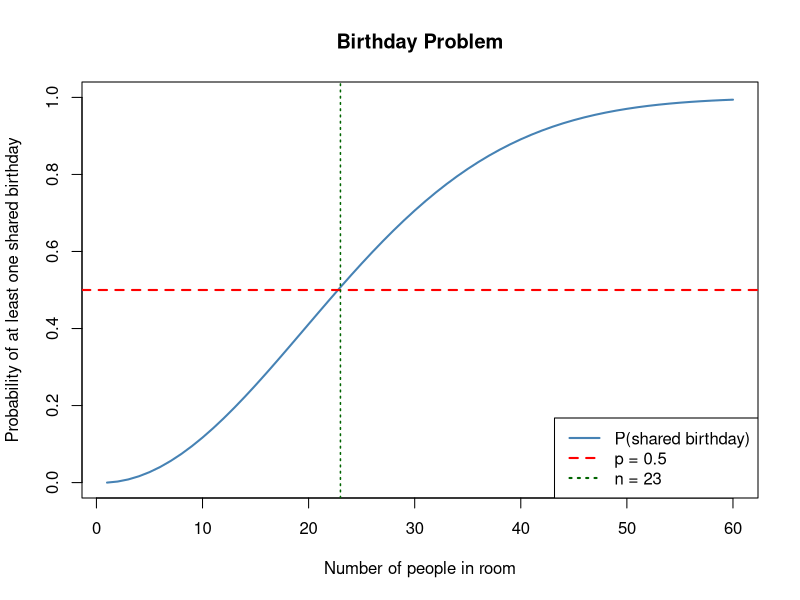
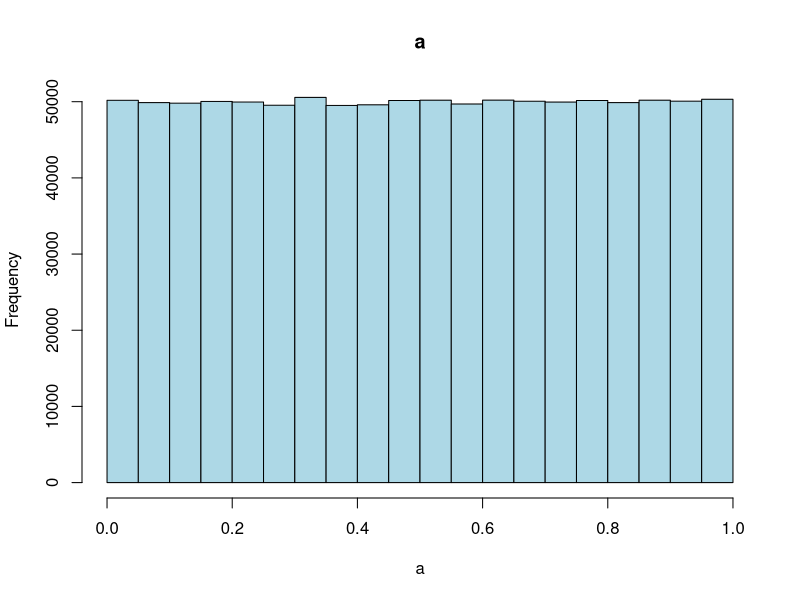
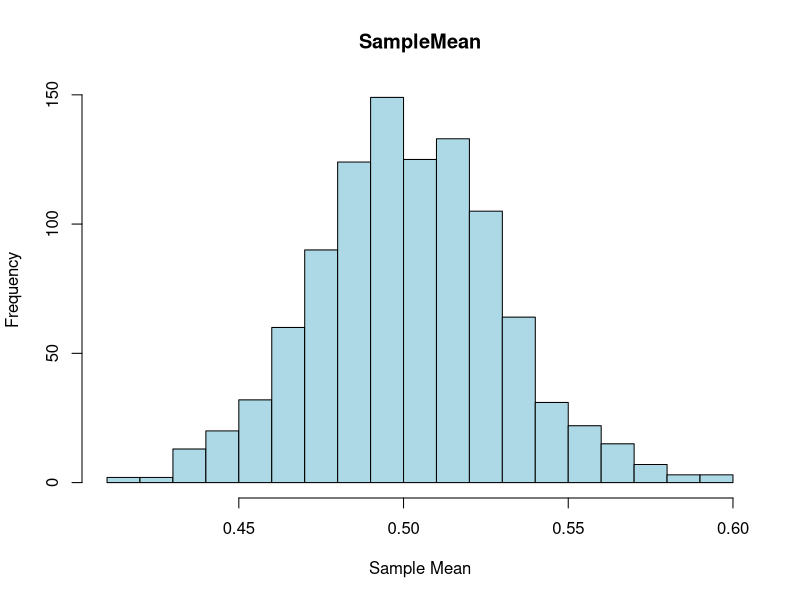
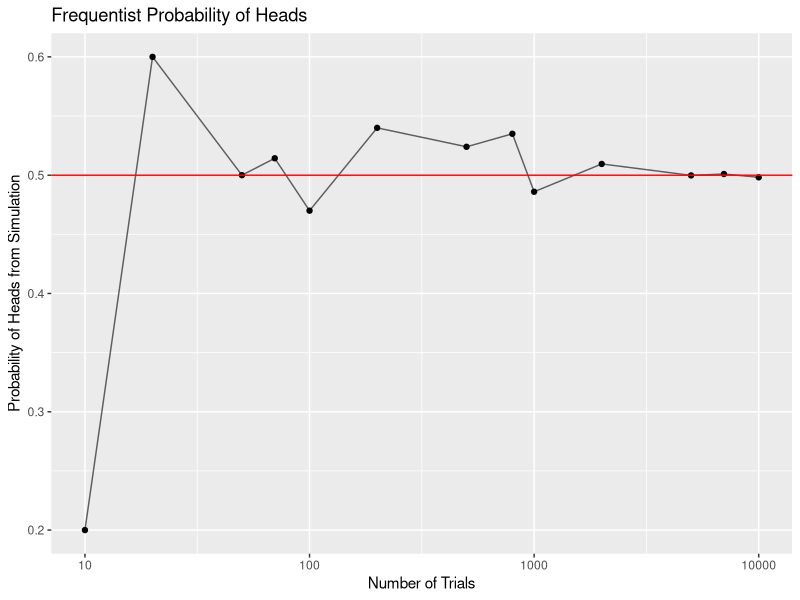
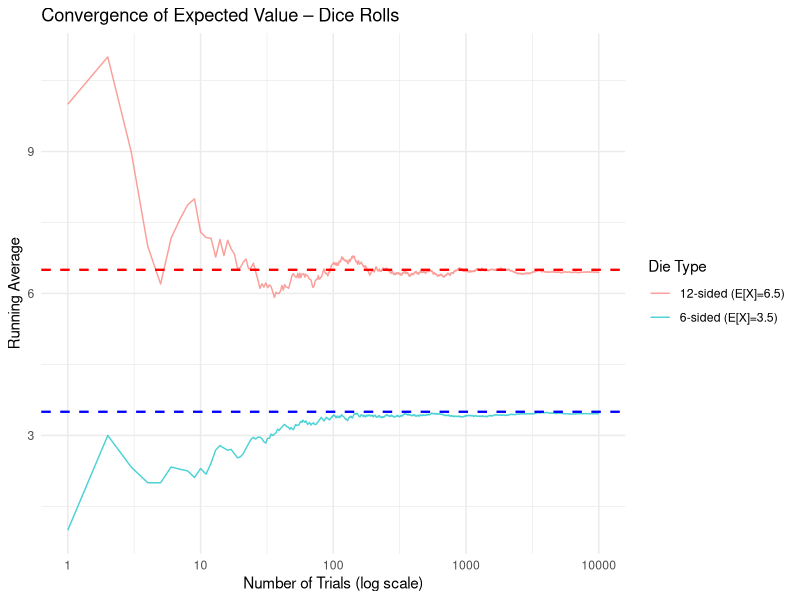
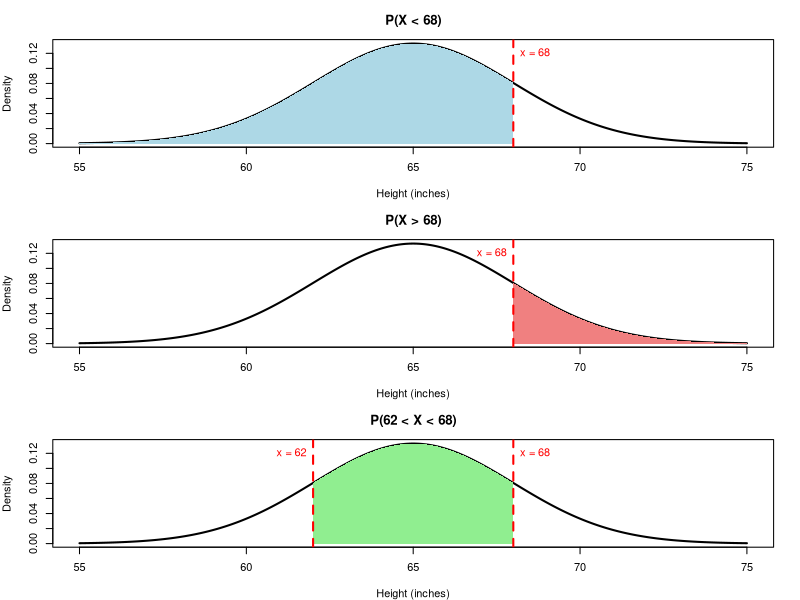
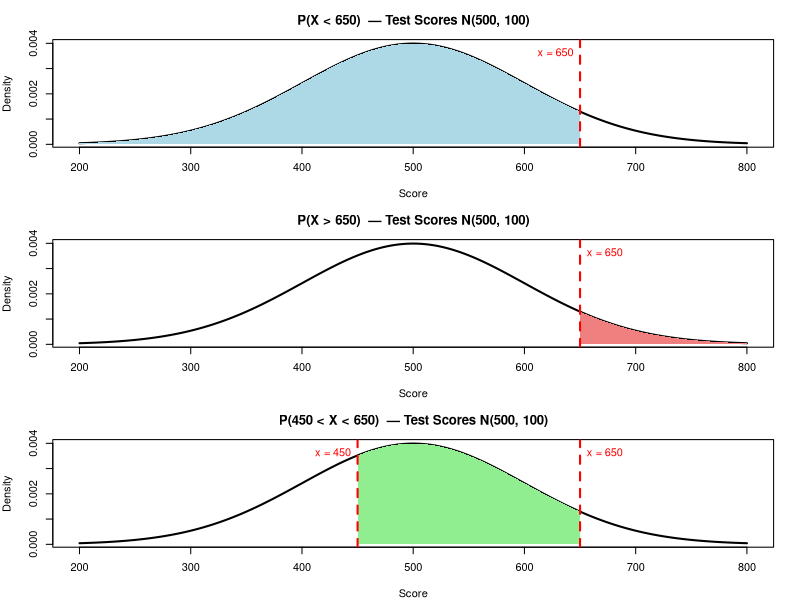
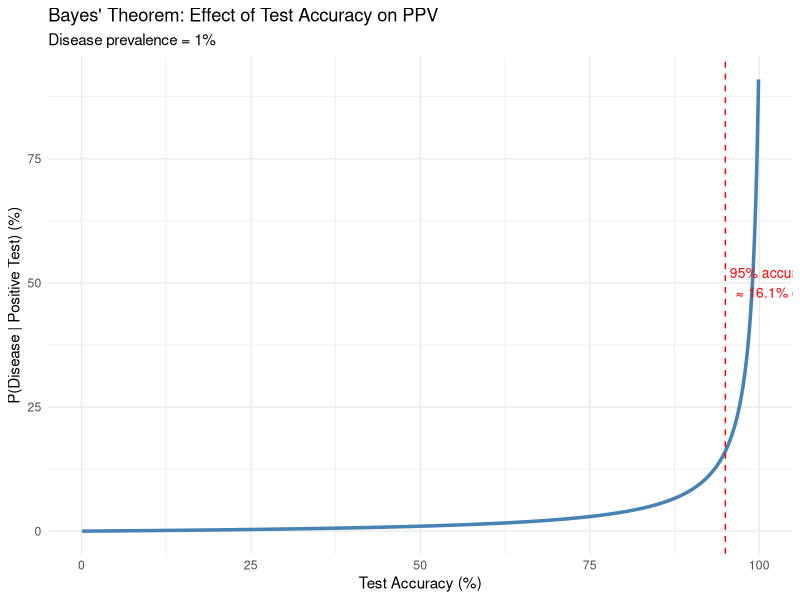

Here is the R script that generated these plots, in order:
## ---- chunk 1
# Hypergeometric distribution: 60 cards total, 20 land, 40 non-land, draw 7

# i. Probability of exactly three land cards
p_three_land <- dhyper(3, m = 20, n = 40, k = 7)
cat("P(exactly 3 land cards) =", p_three_land, "\n")

# ii. Probability of more than three land cards
p_more_than_three <- 1 - phyper(3, m = 20, n = 40, k = 7)
cat("P(more than 3 land cards) =", p_more_than_three, "\n")

# iii. Probability of between two and four land cards (inclusive)
p_two_to_four <- sum(dhyper(2:4, m = 20, n = 40, k = 7))
cat("P(between 2 and 4 land cards) =", p_two_to_four, "\n")
# Alternative using phyper:
p_two_to_four_alt <- diff(phyper(c(1, 4), m = 20, n = 40, k = 7))
cat("P(between 2 and 4 land cards) [alt] =", p_two_to_four_alt, "\n")

# Expected number of land cards
# For hypergeometric: E[X] = n * K / N = 7 * 20 / 60
expected_land <- 7 * 20 / 60
cat("Expected number of land cards =", expected_land, "\n")
## ---- chunk 2
# Function to compute the probability that ALL n people have DIFFERENT birthdays
prob_all_diff <- function(N) {
  if (N <= 1) return(1)
  return(prob_all_diff(N - 1) * (365 - (N - 1)) / 365)
}

# Probability that at least two people share a birthday
prob_shared <- function(N) {
  return(1 - prob_all_diff(N))
}

# Generate probabilities for n = 1 to 60
n_values <- 1:60
p_values <- sapply(n_values, prob_shared)

# Find the smallest n for which the probability exceeds 0.5
n_threshold <- min(which(p_values >= 0.5))
cat("Smallest n where P(shared birthday) >= 0.5:", n_threshold, "\n")
cat("Probability at n =", n_threshold, ":", p_values[n_threshold], "\n")

# Plot
plot(n_values, p_values,
     type = "l", lwd = 2, col = "steelblue",
     xlab = "Number of people in room",
     ylab = "Probability of at least one shared birthday",
     main = "Birthday Problem",
     xlim = c(1, 60), ylim = c(0, 1))
abline(h = 0.5, col = "red", lty = 2, lwd = 2)
abline(v = n_threshold, col = "darkgreen", lty = 3, lwd = 1.5)
legend("bottomright",
       legend = c("P(shared birthday)", "p = 0.5", paste("n =", n_threshold)),
       col = c("steelblue", "red", "darkgreen"),
       lty = c(1, 2, 3), lwd = 2)
## ---- chunk 3
# Verify computations in R
n <- 12; p <- 0.2
cat("Binomial E[X] =", n * p, "  Var(X) =", n * p * (1 - p), "\n")

mu <- 10; sigma <- 5
cat("Normal E[A] =", mu, "  Var(A) =", sigma^2, "\n")

lambda <- 4.5
cat("Poisson E[B] =", lambda, "  Var(B) =", lambda, "\n")
## ---- chunk 4
# Exact probability using the Binomial distribution
# n = 100 screws, p = 0.01 (1% defective), find P(X = 5)
p_exact <- dbinom(5, size = 100, prob = 0.01)
cat("Exact P(X = 5) using Binomial =", p_exact, "\n")
## ---- chunk 5
# Approximate probability using the Poisson distribution
# lambda = np = 100 * 0.01 = 1
lambda_approx <- 100 * 0.01  # = 1
p_approx <- dpois(5, lambda = lambda_approx)
cat("Approximate P(X = 5) using Poisson (lambda =", lambda_approx, ") =", p_approx, "\n")

cat("\nComparison:\n")
cat("  Binomial (exact):  ", dbinom(5, 100, 0.01), "\n")
cat("  Poisson (approx):  ", dpois(5, 1), "\n")
cat("  Difference:        ", abs(dbinom(5, 100, 0.01) - dpois(5, 1)), "\n")
## ---- chunk 6
a <- runif(10^6)
a
## ---- chunk 7
hist(a, breaks = 20, main = "a", col = "lightblue")
## ---- chunk 8
cat("Population mean:", mean(a), "\n")
cat("Standard deviation:", sd(a), "\n")
## ---- chunk 9
b <- replicate(1000, sample(a, 100, replace = FALSE))
dim(b)
## ---- chunk 10
# colMeans() computes the mean of each column (each sample)
sampleMean <- colMeans(b)
cat("Number of sample means:", length(sampleMean), "\n")
## ---- chunk 11
hist(sampleMean, breaks = 20, main = "SampleMean", col = "lightblue",
     xlab = "Sample Mean", ylab = "Frequency")
## ---- chunk 12
cat("Mean of sampleMean:", mean(sampleMean), "\n")
cat("Standard deviation of sampleMean:", sd(sampleMean), "\n")
## ---- chunk 13
cat("Theoretical SD of sampling distribution:", sd(a) / sqrt(100), "\n")
cat("Observed SD of sampleMean:              ", sd(sampleMean), "\n")
## ---- chunk 14
library(ggplot2)
## ---- chunk 15
throw_a_coin <- function(N) {
  sample(c("H", "T"), size = N, replace = TRUE)
}

# Define trials
trials <- c(10, 20, 50, 70, 100, 200, 500, 800, 1000, 2000, 5000, 7000, 10000)

# Compute probability of heads for each trial
prob_heads <- sapply(trials, function(j) sum(throw_a_coin(j) == "H") / j)

# Create a data frame for plotting
df <- data.frame(trials = trials, prob_heads = prob_heads)

# Plot the results
ggplot(df, aes(x = trials, y = prob_heads)) +
  geom_point() +
  geom_line(alpha = 0.6) +
  scale_x_log10() +  # Log scale for x-axis
  geom_hline(yintercept = 0.5, color = "red") +
  labs(
    x = "Number of Trials",
    y = "Probability of Heads from Simulation",
    title = "Frequentist Probability of Heads"
  )
## ---- chunk 16
# Function to roll a 6-sided die N times and return the running average
roll_die <- function(N, sides = 6) {
  rolls <- sample(1:sides, size = N, replace = TRUE)
  return(cumsum(rolls) / seq_along(rolls))
}

set.seed(42)

# --- 6-sided die ---
N <- 10000
running_avg_6 <- roll_die(N, sides = 6)
df6 <- data.frame(trial = 1:N, running_avg = running_avg_6, die = "6-sided (E[X]=3.5)")

# --- 12-sided die ---
running_avg_12 <- roll_die(N, sides = 12)
df12 <- data.frame(trial = 1:N, running_avg = running_avg_12, die = "12-sided (E[X]=6.5)")

df_dice <- rbind(df6, df12)

ggplot(df_dice, aes(x = trial, y = running_avg, color = die)) +
  geom_line(alpha = 0.7) +
  geom_hline(yintercept = 3.5, color = "blue",  linetype = "dashed", linewidth = 0.8) +
  geom_hline(yintercept = 6.5, color = "red",   linetype = "dashed", linewidth = 0.8) +
  scale_x_log10() +
  labs(
    x = "Number of Trials (log scale)",
    y = "Running Average",
    title = "Convergence of Expected Value – Dice Rolls",
    color = "Die Type"
  ) +
  theme_minimal()
## ---- chunk 17
# P(X < 68) when X ~ N(65, 3)
prob1 <- pnorm(68, mean = 65, sd = 3)
print(paste("P(X < 68) =", round(prob1, 4)))
## ---- chunk 18
pnorm(1)
## ---- chunk 19
# Method 1: Use lower.tail = FALSE
prob2a <- pnorm(68, mean = 65, sd = 3, lower.tail = FALSE)

# Method 2: Use the complement rule
prob2b <- 1 - pnorm(68, mean = 65, sd = 3)

print(paste("P(X > 68) =", round(prob2a, 4)))
print(paste("Verification:", round(prob2b, 4)))
## ---- chunk 20
# P(62 < X < 68) = P(X < 68) - P(X < 62)
prob_less_68 <- pnorm(68, mean = 65, sd = 3)
prob_less_62 <- pnorm(62, mean = 65, sd = 3)
prob3 <- prob_less_68 - prob_less_62

print(paste("P(X < 68) =", round(prob_less_68, 4)))
print(paste("P(X < 62) =", round(prob_less_62, 4)))
print(paste("P(62 < X < 68) =", round(prob3, 4)))
## ---- chunk 21
# Set up the plotting area for 3 plots
par(mfrow = c(3, 1), mar = c(4, 4, 3, 2))

# Create a sequence of x values for plotting
x <- seq(55, 75, length.out = 1000)
y <- dnorm(x, mean = 65, sd = 3)

# Plot 1: P(X < 68)
plot(x, y, type = "l", lwd = 2, 
     main = "P(X < 68)", 
     xlab = "Height (inches)", 
     ylab = "Density",
     xlim = c(55, 75))
# Shade the area
x_fill <- seq(55, 68, length.out = 1000)
y_fill <- dnorm(x_fill, mean = 65, sd = 3)
polygon(c(55, x_fill, 68), c(0, y_fill, 0), col = "lightblue", border = NA)
abline(v = 68, col = "red", lwd = 2, lty = 2)
text(68, max(y) * 0.9, "x = 68", pos = 4, col = "red")

# Plot 2: P(X > 68)
plot(x, y, type = "l", lwd = 2, 
     main = "P(X > 68)", 
     xlab = "Height (inches)", 
     ylab = "Density",
     xlim = c(55, 75))
# Shade the area
x_fill <- seq(68, 75, length.out = 1000)
y_fill <- dnorm(x_fill, mean = 65, sd = 3)
polygon(c(68, x_fill, 75), c(0, y_fill, 0), col = "lightcoral", border = NA)
abline(v = 68, col = "red", lwd = 2, lty = 2)
text(68, max(y) * 0.9, "x = 68", pos = 2, col = "red")

# Plot 3: P(62 < X < 68)
plot(x, y, type = "l", lwd = 2, 
     main = "P(62 < X < 68)", 
     xlab = "Height (inches)", 
     ylab = "Density",
     xlim = c(55, 75))
# Shade the area
x_fill <- seq(62, 68, length.out = 1000)
y_fill <- dnorm(x_fill, mean = 65, sd = 3)
polygon(c(62, x_fill, 68), c(0, y_fill, 0), col = "lightgreen", border = NA)
abline(v = c(62, 68), col = "red", lwd = 2, lty = 2)
text(62, max(y) * 0.9, "x = 62", pos = 2, col = "red")
text(68, max(y) * 0.9, "x = 68", pos = 4, col = "red")

# Reset plotting parameters
par(mfrow = c(1, 1))
## ---- chunk 22
# Calculate P(X < 650) when X ~ N(500, 100)
prob_q1 <- pnorm(650, mean = 500, sd = 100)
print(paste("P(X < 650) =", round(prob_q1, 4)))
## ---- chunk 23
# Calculate P(X > 650) when X ~ N(500, 100)
# Method 1: lower.tail = FALSE
prob_q2a <- pnorm(650, mean = 500, sd = 100, lower.tail = FALSE)
# Method 2: complement
prob_q2b <- 1 - pnorm(650, mean = 500, sd = 100)

print(paste("P(X > 650) =", round(prob_q2a, 4)))
print(paste("Verification:", round(prob_q2b, 4)))
## ---- chunk 24
# Calculate P(450 < X < 650) when X ~ N(500, 100)
prob_q3 <- pnorm(650, mean = 500, sd = 100) - pnorm(450, mean = 500, sd = 100)
print(paste("P(450 < X < 650) =", round(prob_q3, 4)))
## ---- chunk 25
# Set up plotting area for 3 plots
par(mfrow = c(3, 1), mar = c(4, 4, 3, 2))

# x range for test scores
x_ts <- seq(200, 800, length.out = 1000)
y_ts <- dnorm(x_ts, mean = 500, sd = 100)

# Plot 1: P(X < 650)
plot(x_ts, y_ts, type = "l", lwd = 2,
     main = "P(X < 650)  — Test Scores N(500, 100)",
     xlab = "Score", ylab = "Density",
     xlim = c(200, 800))
x_fill <- seq(200, 650, length.out = 1000)
polygon(c(200, x_fill, 650), c(0, dnorm(x_fill, 500, 100), 0),
        col = "lightblue", border = NA)
abline(v = 650, col = "red", lwd = 2, lty = 2)
text(650, max(y_ts) * 0.9, "x = 650", pos = 2, col = "red")

# Plot 2: P(X > 650)
plot(x_ts, y_ts, type = "l", lwd = 2,
     main = "P(X > 650)  — Test Scores N(500, 100)",
     xlab = "Score", ylab = "Density",
     xlim = c(200, 800))
x_fill <- seq(650, 800, length.out = 1000)
polygon(c(650, x_fill, 800), c(0, dnorm(x_fill, 500, 100), 0),
        col = "lightcoral", border = NA)
abline(v = 650, col = "red", lwd = 2, lty = 2)
text(650, max(y_ts) * 0.9, "x = 650", pos = 4, col = "red")

# Plot 3: P(450 < X < 650)
plot(x_ts, y_ts, type = "l", lwd = 2,
     main = "P(450 < X < 650)  — Test Scores N(500, 100)",
     xlab = "Score", ylab = "Density",
     xlim = c(200, 800))
x_fill <- seq(450, 650, length.out = 1000)
polygon(c(450, x_fill, 650), c(0, dnorm(x_fill, 500, 100), 0),
        col = "lightgreen", border = NA)
abline(v = c(450, 650), col = "red", lwd = 2, lty = 2)
text(450, max(y_ts) * 0.9, "x = 450", pos = 2, col = "red")
text(650, max(y_ts) * 0.9, "x = 650", pos = 4, col = "red")

# Reset
par(mfrow = c(1, 1))
## ---- chunk 26
# 1. 90th percentile score
p90 <- qnorm(0.90, mean = 500, sd = 100)
cat("90th percentile score:", round(p90, 2), "\n")

# 2. Percentage within 2 standard deviations (i.e., between 300 and 700)
p_within_2sd <- pnorm(700, mean = 500, sd = 100) - pnorm(300, mean = 500, sd = 100)
cat("Percentage within 2 SDs (300 to 700):", round(p_within_2sd * 100, 2), "%\n")
## ---- chunk 27
lambda_per_game <- 2

# 1. P(X = 1) for one game
p_one_goal <- dpois(1, lambda = lambda_per_game)
cat("1. P(exactly 1 goal in next game) =", p_one_goal, "\n")

# 2. P(X >= 1) = 1 - P(X = 0)
p_at_least_one <- 1 - dpois(0, lambda = lambda_per_game)
cat("2. P(at least 1 goal in next game) =", p_at_least_one, "\n")

# 3. One goal in the next TWO games
# For two games, lambda = 2 * 2 = 4
lambda_two_games <- 2 * lambda_per_game
p_one_goal_two_games <- dpois(1, lambda = lambda_two_games)
cat("3. P(exactly 1 goal in next two games) =", p_one_goal_two_games, "\n")

# 4. P(X = 2 | X >= 1) = P(X = 2) / P(X >= 1)
p_two_goals <- dpois(2, lambda = lambda_per_game)
p_cond <- p_two_goals / p_at_least_one
cat("4. P(X = 2 | X >= 1) =", p_cond, "\n")
## ---- chunk 28
# Given values
P_D   <- 0.01   # P(Disease)
P_T_given_D  <- 0.95  # P(Positive test | Disease) = sensitivity
P_T_given_Dc <- 0.05  # P(Positive test | No disease) = false positive rate

# Law of total probability for P(T)
P_T <- P_T_given_D * P_D + P_T_given_Dc * (1 - P_D)
cat("P(Positive test) =", P_T, "\n")

# Bayes' Theorem
P_D_given_T <- (P_T_given_D * P_D) / P_T
cat("P(Disease | Positive test) =", round(P_D_given_T, 4), "\n")

cat("\nSurprising? Even with a 95% accurate test, only about",
    round(P_D_given_T * 100, 1), "% of people who test positive actually have the disease!\n")
cat("This is because the disease is rare (1%), so false positives dominate.\n")
## ---- chunk 29
# Plot P(D|T) as a function of test accuracy (sensitivity = specificity = accuracy)
accuracy <- seq(0.001, 0.999, length.out = 500)
# Assume symmetric test: P(T|D) = accuracy, P(T|Dc) = 1 - accuracy

bayes_prob <- function(acc, prev = 0.01) {
  p_t <- acc * prev + (1 - acc) * (1 - prev)
  (acc * prev) / p_t
}

p_disease_given_pos <- bayes_prob(accuracy)

df_bayes <- data.frame(accuracy = accuracy * 100,
                       prob_disease = p_disease_given_pos * 100)

ggplot(df_bayes, aes(x = accuracy, y = prob_disease)) +
  geom_line(color = "steelblue", linewidth = 1.2) +
  geom_vline(xintercept = 95, col = "red", linetype = "dashed") +
  annotate("text", x = 95, y = 50,
           label = paste0("95% accurate\n≈ ",
                          round(bayes_prob(0.95) * 100, 1), "% of positives have disease"),
           hjust = -0.05, color = "red", size = 3.5) +
  labs(
    x = "Test Accuracy (%)",
    y = "P(Disease | Positive Test) (%)",
    title = "Bayes' Theorem: Effect of Test Accuracy on PPV",
    subtitle = "Disease prevalence = 1%"
  ) +
  theme_minimal()
## ---- chunk 30
P_A       <- 0.2
P_B       <- 0.4
P_A_and_B <- 0.1

# Conditional probabilities
P_A_given_B <- P_A_and_B / P_B
P_B_given_A <- P_A_and_B / P_A

cat("P(A | B) =", P_A_given_B, "\n")
cat("P(B | A) =", P_B_given_A, "\n")

# Independence check: A and B are independent iff P(A ∩ B) = P(A) * P(B)
cat("\nIndependence check:\n")
cat("P(A) * P(B) =", P_A * P_B, "\n")
cat("P(A ∩ B)   =", P_A_and_B, "\n")
cat("Are A and B independent?", ifelse(P_A * P_B == P_A_and_B, "YES", "NO"), "\n")
cat("Since", P_A * P_B, "≠", P_A_and_B, ", A and B are NOT independent.\n")
## ---- chunk 31
# Let U = event of seeing a UFO, O = event of living in the outback
P_U         <- 0.01   # P(UFO)
P_O_given_U  <- 0.4   # P(Outback | UFO)
P_O_given_Uc <- 0.2   # P(Outback | No UFO)

# Law of total probability: P(O)
P_O <- P_O_given_U * P_U + P_O_given_Uc * (1 - P_U)
cat("P(Outback) =", P_O, "\n")

# Bayes' Theorem: P(UFO | Outback)
P_U_given_O <- (P_O_given_U * P_U) / P_O
cat("P(UFO | Outback) =", round(P_U_given_O, 6), "\n")
cat("Approximately", round(P_U_given_O * 100, 4), "%\n")
